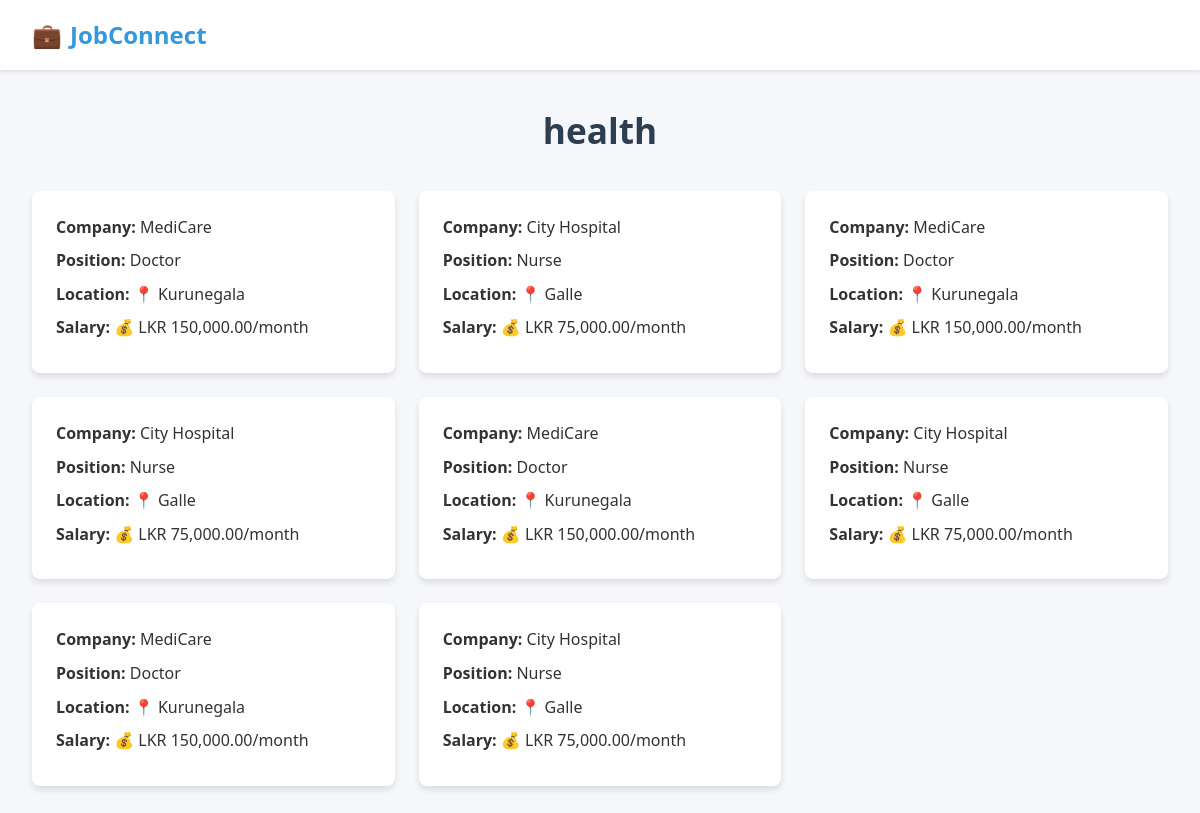
Screenshot of /customer/jobfield.php?field_id=4 with the database file from the repository.
### tables this page shows
CREATE TABLE `field` (
  `field_id` int(11) NOT NULL,
  `field_name` varchar(255) NOT NULL
);

CREATE TABLE `job` (
  `job_id` int(11) NOT NULL,
  `job_field` int(11) DEFAULT NULL,
  `job_role` varchar(255) NOT NULL,
  `company_name` varchar(255) DEFAULT NULL,
  `branch` varchar(255) DEFAULT NULL,
  `reg_no` varchar(50) DEFAULT NULL,
  `location` text DEFAULT NULL,
  `phone` varchar(20) DEFAULT NULL,
  `salary` decimal(10,2) DEFAULT NULL,
  `requirements` text DEFAULT NULL,
  `description` text DEFAULT NULL,
  `deadline` datetime DEFAULT NULL,
  `post` datetime NOT NULL DEFAULT current_timestamp() ON UPDATE current_timestamp()
);

### customer/jobfield.php (the view, shortened to what this page needs)
<?php
require_once "../connect.php";
$field_id = isset($_GET['field_id']) ? intval($_GET['field_id']) : 0;
$field_query = "SELECT field_name FROM field WHERE field_id = $field_id";
$field_result = $con->query($field_query);
$field_name = ($field_result && $field_result->num_rows > 0) ? $field_result->fetch_assoc()['field_name'] : 'Unknown Field';
$jobs_query = "SELECT j.job_id, j.job_role, j.location, j.salary, j.company_name
               FROM job j
               WHERE j.job_field = $field_id";
$jobs_result = $con->query($jobs_query);
?>
<!DOCTYPE html>
<html lang="en">
<head>
    <link href="customerhome.css" rel="stylesheet">
</head>
<body>
    <header class="main-header">
        <div class="header-container">
            <div class="logo-container">
                <a href="customerhome.php" class="brand-logo">
                    <span class="icon">💼</span>
                    <span>JobConnect</span>
                </a>
            </div>
        </div>
    </header>
    <main class="main-content">
        <div class="page-header-content">
            <h1 class="page-title"><?php echo htmlspecialchars($field_name); ?></h1>
        </div>
        <section>
            <div class="job-grid-container">
                <div class="job-grid">
                    <?php if ($jobs_result && $jobs_result->num_rows > 0) {
                        while ($job = $jobs_result->fetch_assoc()) { ?>
                            <a href="job.php?job_id=<?php echo $job['job_id']; ?>" class="job-card-link">
                                <div class="job-card">
                                    <div class="job-card-content">
                                        <p><strong>Company:</strong> <?php echo htmlspecialchars($job['company_name']); ?></p>
                                        <p><strong>Position:</strong> <?php echo htmlspecialchars($job['job_role']); ?></p>
                                        <p><strong>Location:</strong> 📍 <?php echo htmlspecialchars($job['location']); ?></p>
                                        <p><strong>Salary:</strong> 💰 LKR <?php echo number_format($job['salary'], 2); ?>/month</p>
                                    </div>
                                </div>
                            </a>
                        <?php }
                    } ?>
                </div>
            </div>
        </section>
    </main>
</body>
</html>

### customer/customerhome.css (style rules this page uses)
:root { --primary-color: #3498db; --primary-dark: #2980b9; --secondary-color: #2c3e50; --success-color: #2ecc71; --danger-color: #e74c3c; --warning-color: #f39c12; --text-color: #333333; --light-text: #7f8c8d; --bg-color: #f5f7fa; --card-bg: #ffffff; --border-color: #dfe4ea; --shadow: 0 4px 6px rgba(0, 0, 0, 0.1); --radius: 8px; --transition: all 0.3s ease; }
* { box-sizing: border-box; margin: 0; padding: 0; }
body { font-family: 'Segoe UI', Tahoma, Geneva, Verdana, sans-serif; background-color: var(--bg-color); color: var(--text-color); line-height: 1.6; }
.main-header { background-color: var(--card-bg); box-shadow: 0 2px 4px rgba(0, 0, 0, 0.1); position: sticky; top: 0; z-index: 100; }
.header-container { display: flex; justify-content: space-between; align-items: center; padding: 1rem 2rem; max-width: 1200px; margin: 0 auto; }
.logo-container { display: flex; align-items: center; }
.brand-logo { display: flex; align-items: center; text-decoration: none; color: var(--primary-color); font-weight: bold; font-size: 1.5rem; }
.brand-logo .icon { margin-right: 0.5rem; font-size: 1.5rem; }
.main-content { max-width: 1200px; margin: 0 auto; padding: 2rem; }
.page-header-content { margin-bottom: 2rem; text-align: center; }
.page-title { font-size: 2.2rem; color: var(--secondary-color); margin-bottom: 1rem; }
.job-grid-container { margin-top: 2rem; }
.job-grid { display: grid; grid-template-columns: repeat(auto-fill, minmax(280px, 1fr)); gap: 1.5rem; }
.job-card-link { text-decoration: none; color: inherit; display: block; transition: var(--transition); }
.job-card { background-color: var(--card-bg); border-radius: var(--radius); box-shadow: var(--shadow); padding: 1.5rem; transition: var(--transition); height: 100%; }
.job-card-content { color: var(--text-color); }
.job-card-content p { margin-bottom: 0.5rem; }

### rows the page displays
field: field_name "health"
job: company_name "MediCare", job_role "Doctor", location "Kurunegala", salary "150,000.00"
job: company_name "City Hospital", job_role "Nurse", location "Galle", salary "75,000.00"
job: company_name "MediCare", job_role "Doctor", location "Kurunegala", salary "150,000.00"
job: company_name "City Hospital", job_role "Nurse", location "Galle", salary "75,000.00"
job: company_name "MediCare", job_role "Doctor", location "Kurunegala", salary "150,000.00"
job: company_name "City Hospital", job_role "Nurse", location "Galle", salary "75,000.00"
job: company_name "MediCare", job_role "Doctor", location "Kurunegala", salary "150,000.00"
job: company_name "City Hospital", job_role "Nurse", location "Galle", salary "75,000.00"
